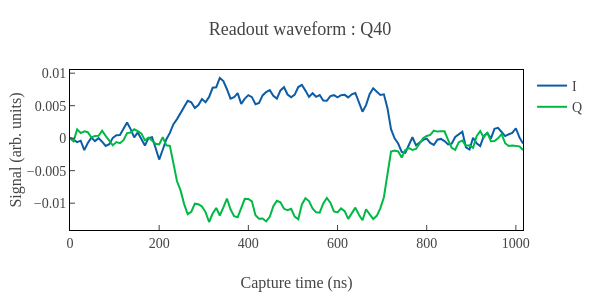
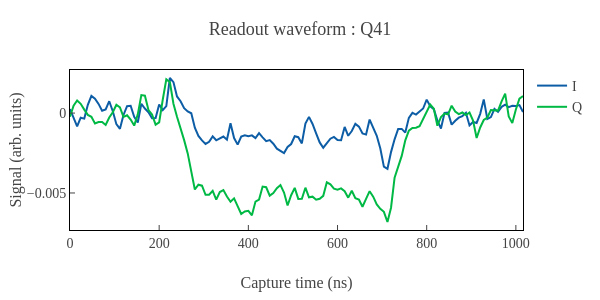
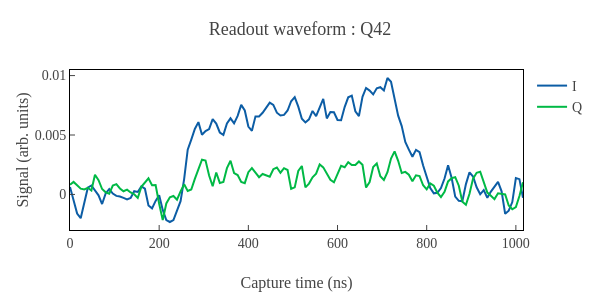
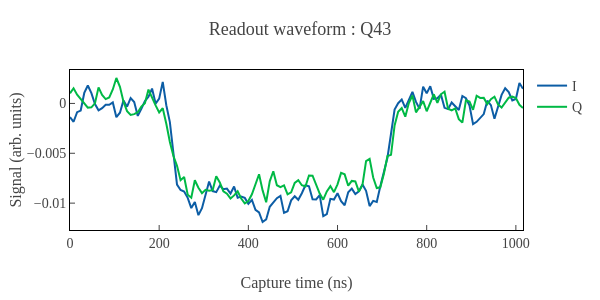

Notebook code for these charts, in order:
### Code cell
# Check the readout waveform
ex.check_waveform()
